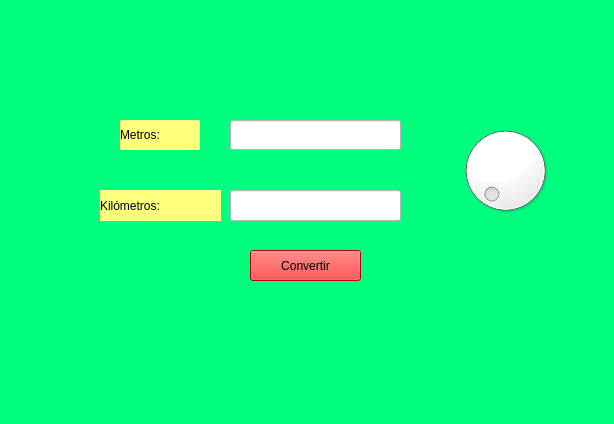
<?xml version="1.0" encoding="UTF-8"?>
<ui version="4.0">
 <class>MainWindow</class>
 <widget class="QMainWindow" name="MainWindow">
  <property name="geometry">
   <rect>
    <x>0</x>
    <y>0</y>
    <width>614</width>
    <height>424</height>
   </rect>
  </property>
  <property name="windowTitle">
   <string>Conversor Metros a Kilómetros</string>
  </property>
  <property name="styleSheet">
   <string notr="true">background-color: rgb(0, 255, 127);</string>
  </property>
  <widget class="QWidget" name="centralwidget">
   <widget class="QLabel" name="label_uatt">
    <property name="geometry">
     <rect>
      <x>20</x>
      <y>10</y>
      <width>310</width>
      <height>80</height>
     </rect>
    </property>
    <property name="text">
     <string/>
    </property>
    <property name="pixmap">
     <pixmap>recursos/imagenes/uatt.png</pixmap>
    </property>
    <property name="scaledContents">
     <bool>true</bool>
    </property>
   </widget>
   <widget class="QLabel" name="label_metros">
    <property name="geometry">
     <rect>
      <x>120</x>
      <y>120</y>
      <width>80</width>
      <height>30</height>
     </rect>
    </property>
    <property name="styleSheet">
     <string notr="true">font: 12pt &quot;MS Reference Sans Serif&quot;;
background-color: rgb(255, 255, 127);</string>
    </property>
    <property name="text">
     <string>Metros:</string>
    </property>
   </widget>
   <widget class="QLineEdit" name="lineEdit_metros">
    <property name="geometry">
     <rect>
      <x>230</x>
      <y>120</y>
      <width>171</width>
      <height>30</height>
     </rect>
    </property>
    <property name="styleSheet">
     <string notr="true">background-color: rgb(255, 255, 255);</string>
    </property>
   </widget>
   <widget class="QLabel" name="label_kilometros">
    <property name="geometry">
     <rect>
      <x>100</x>
      <y>190</y>
      <width>121</width>
      <height>31</height>
     </rect>
    </property>
    <property name="styleSheet">
     <string notr="true">font: 12pt &quot;MS Reference Sans Serif&quot;;
background-color: rgb(255, 255, 127);</string>
    </property>
    <property name="text">
     <string>Kilómetros:</string>
    </property>
   </widget>
   <widget class="QLineEdit" name="lineEdit_kilometros">
    <property name="geometry">
     <rect>
      <x>230</x>
      <y>190</y>
      <width>171</width>
      <height>31</height>
     </rect>
    </property>
    <property name="styleSheet">
     <string notr="true">background-color: rgb(255, 255, 255);</string>
    </property>
   </widget>
   <widget class="QPushButton" name="pushButton_convertir">
    <property name="geometry">
     <rect>
      <x>250</x>
      <y>250</y>
      <width>111</width>
      <height>31</height>
     </rect>
    </property>
    <property name="styleSheet">
     <string notr="true">font: 12pt &quot;MS Reference Sans Serif&quot;;
background-color: rgb(255, 0, 0);</string>
    </property>
    <property name="text">
     <string>Convertir</string>
    </property>
   </widget>
   <widget class="QDial" name="dial">
    <property name="geometry">
     <rect>
      <x>420</x>
      <y>120</y>
      <width>171</width>
      <height>101</height>
     </rect>
    </property>
    <property name="minimumSize">
     <size>
      <width>0</width>
      <height>0</height>
     </size>
    </property>
    <property name="styleSheet">
     <string notr="true">background-color: rgb(255, 255, 255);</string>
    </property>
   </widget>
   <widget class="QLabel" name="label">
    <property name="geometry">
     <rect>
      <x>480</x>
      <y>260</y>
      <width>121</width>
      <height>101</height>
     </rect>
    </property>
    <property name="text">
     <string/>
    </property>
    <property name="pixmap">
     <pixmap>Imagenes/logo equipo.png</pixmap>
    </property>
    <property name="scaledContents">
     <bool>true</bool>
    </property>
   </widget>
   <widget class="QLabel" name="label_2">
    <property name="geometry">
     <rect>
      <x>510</x>
      <y>0</y>
      <width>101</width>
      <height>91</height>
     </rect>
    </property>
    <property name="text">
     <string/>
    </property>
    <property name="pixmap">
     <pixmap>Imagenes/logo.png</pixmap>
    </property>
    <property name="scaledContents">
     <bool>true</bool>
    </property>
   </widget>
   <widget class="QLabel" name="label_3">
    <property name="geometry">
     <rect>
      <x>10</x>
      <y>10</y>
      <width>141</width>
      <height>91</height>
     </rect>
    </property>
    <property name="text">
     <string/>
    </property>
    <property name="pixmap">
     <pixmap>Imagenes/logo-uat.png</pixmap>
    </property>
    <property name="scaledContents">
     <bool>true</bool>
    </property>
   </widget>
  </widget>
  <widget class="QMenuBar" name="menubar">
   <property name="geometry">
    <rect>
     <x>0</x>
     <y>0</y>
     <width>614</width>
     <height>26</height>
    </rect>
   </property>
  </widget>
  <widget class="QStatusBar" name="statusbar"/>
 </widget>
 <resources/>
 <connections/>
</ui>
